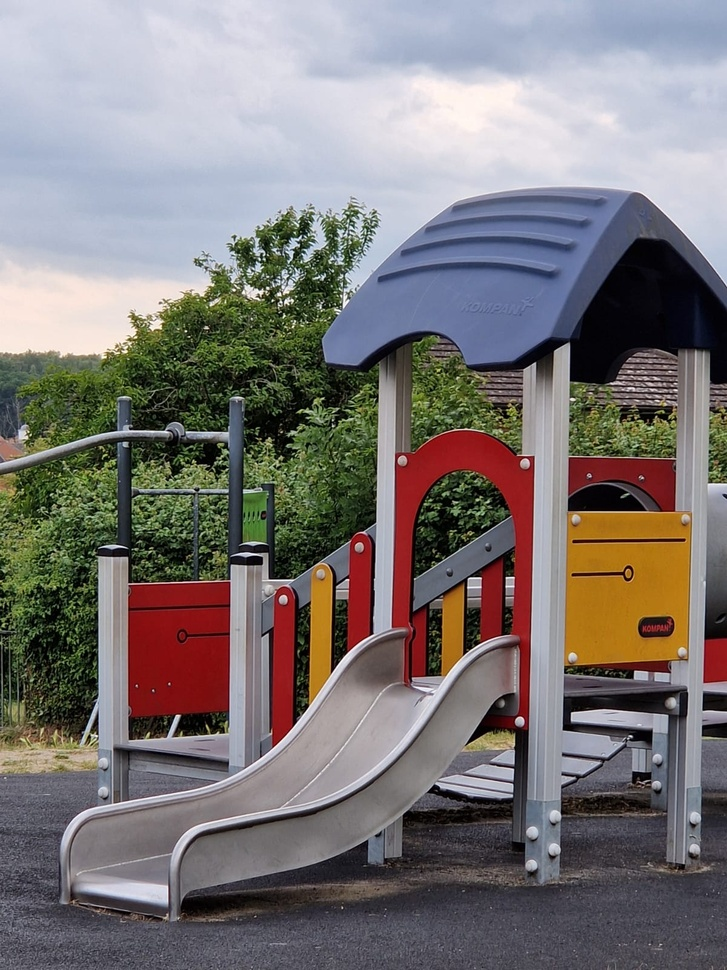
#> input picture assets/playground.jpeg, 727 x 970 px, shrunk from 1200 x 1600 before the run, found by its file name
$ jupyter execute 02-pixels-colors-formats.ipynb   (shell and % lines are left out)
#> lines starting #> are read from the running program, lines starting #| are printed output that depends on the picture
# 📘 Week 2: Pixels, Colors, and Formats

## 👋 Introduction

In this notebook, we'll explore how images are stored and processed in computers.

You'll learn:
- What pixel values look like
- How to split and visualize RGB channels
- How different image formats affect image data

We'll use OpenCV and Matplotlib for all demos. Let's get started!

[cell 1]
# 🛠️ Import Libraries
import cv2
import numpy as np
import matplotlib.pyplot as plt

# Enable inline plotting for notebooks

[cell 2]
# Load an image (You can upload your own using Colab's file uploader)
img = cv2.imread('/content/playground.jpeg')  # Make sure the image is in the same directory
#> img is the input picture: shape (970, 727, 3); mean B, G, R 117.9, 118.5, 123.9
print("Image shape:", img.shape)
#| Image shape: (970, 727, 3)

# Convert BGR (OpenCV default) to RGB for correct display
img_rgb = cv2.cvtColor(img, cv2.COLOR_BGR2RGB)

# Show the image
plt.imshow(img_rgb)
plt.title('Original Image')
plt.axis('off')
plt.show()

[cell 3]
# Check pixel value at a specific location (e.g., top-left corner)
pixel = img[0, 0]
#> pixel = [224, 207, 204]
print("BGR pixel value at (0, 0):", pixel)
#| BGR pixel value at (0, 0): [224 207 204]

# Each pixel has 3 values (Blue, Green, Red)
b, g, r = pixel
#> b = 224; g = 207; r = 204
print(f"Blue: {b}, Green: {g}, Red: {r}")
#| Blue: 224, Green: 207, Red: 204

[cell 4]
# Split the RGB channels
r, g, b = cv2.split(img_rgb)
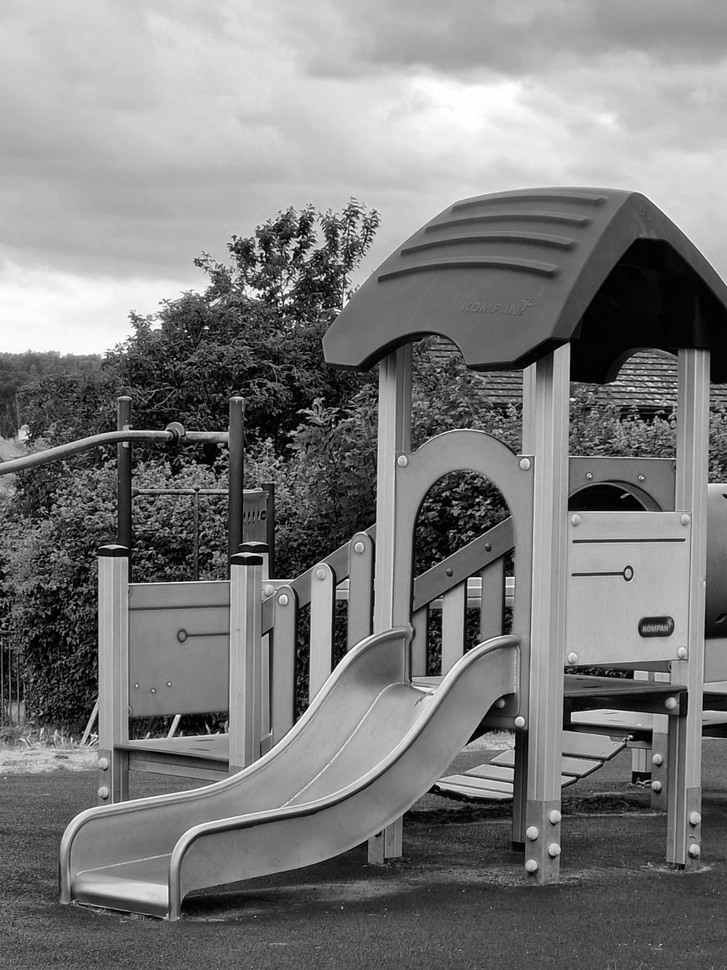
#> r: shape (970, 727); min 0, max 255, mean 123.9
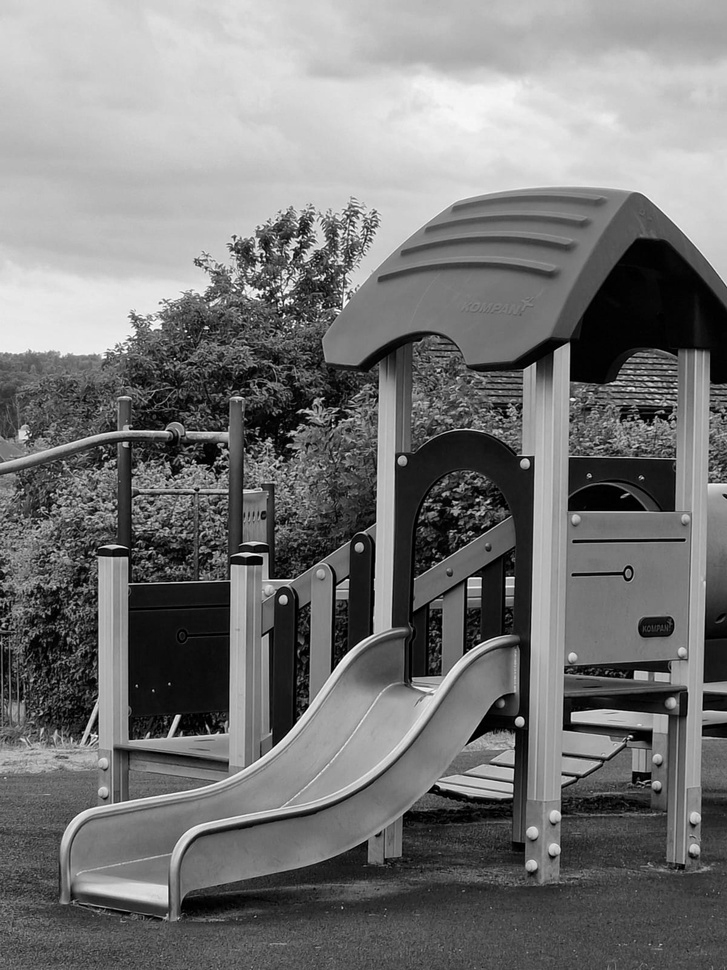
#> g: shape (970, 727); min 0, max 255, mean 118.5
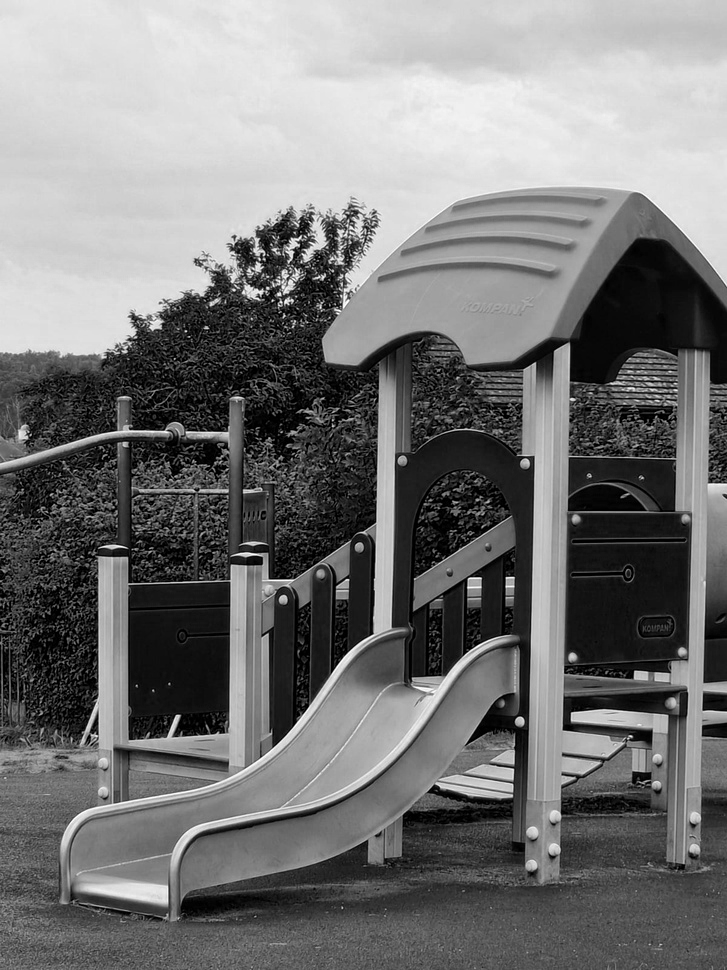
#> b: shape (970, 727); min 0, max 255, mean 117.9

# Plot each channel separately
plt.figure(figsize=(12,4))

plt.subplot(1, 3, 1)
plt.imshow(r, cmap='Reds')
plt.title('Red Channel')
plt.axis('off')

plt.subplot(1, 3, 2)
plt.imshow(g, cmap='Greens')
plt.title('Green Channel')
plt.axis('off')

plt.subplot(1, 3, 3)
plt.imshow(b, cmap='Blues')
plt.title('Blue Channel')
plt.axis('off')

plt.tight_layout()
plt.show()
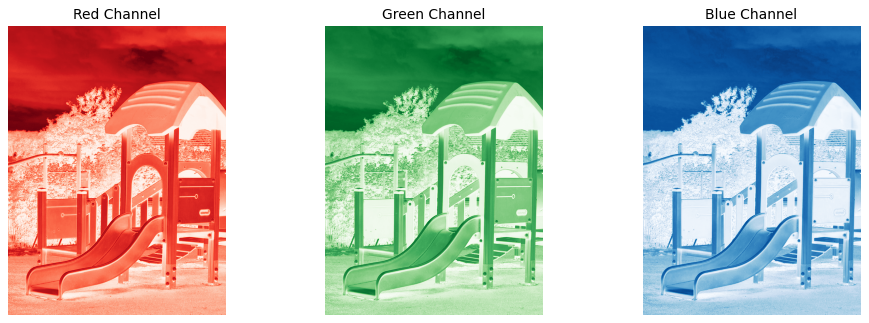
#> figure drawn by matplotlib, 3 panels

[cell 5]
# Save image in different formats
cv2.imwrite('playground_compressed.jpg', img, [int(cv2.IMWRITE_JPEG_QUALITY), 50])
cv2.imwrite('playground_lossless.png', img)
cv2.imwrite('playground_raw.bmp', img)

# Reload them
jpg = cv2.imread('playground_compressed.jpg')
png = cv2.imread('playground_lossless.png')
bmp = cv2.imread('playground_raw.bmp')

# Convert all to RGB
jpg = cv2.cvtColor(jpg, cv2.COLOR_BGR2RGB)
png = cv2.cvtColor(png, cv2.COLOR_BGR2RGB)
bmp = cv2.cvtColor(bmp, cv2.COLOR_BGR2RGB)

# Display side by side
titles = ['JPEG (compressed)', 'PNG (lossless)', 'BMP (raw)']
images = [jpg, png, bmp]

plt.figure(figsize=(15,5))
for i in range(3):
    plt.subplot(1, 3, i+1)
    plt.imshow(images[i])
    plt.title(titles[i])
    plt.axis('off')
plt.tight_layout()
plt.show()

$ run again, with assets/teddy.jpeg copied over assets/playground.jpeg
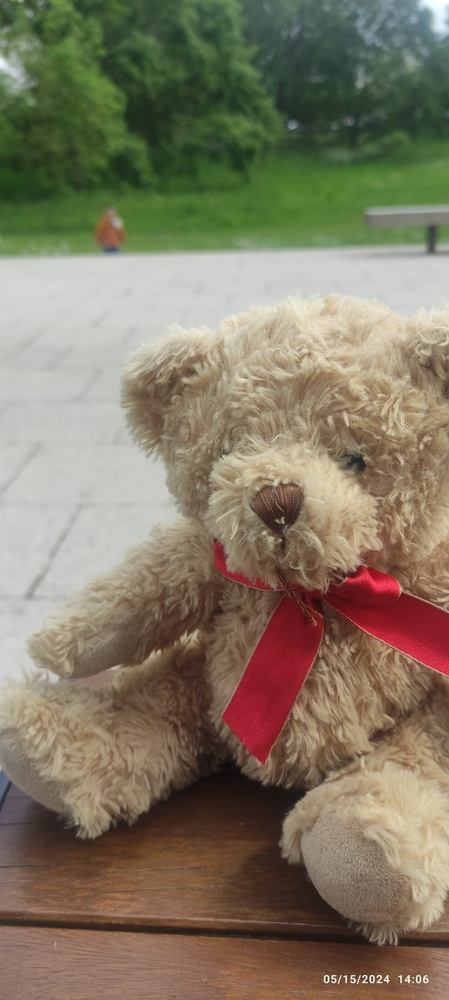
#> input picture assets/teddy.jpeg, 449 x 1000 px, shrunk from 719 x 1600 before the run, found by its file name
#> img is the input picture: shape (1000, 449, 3); mean B, G, R 99.2, 120, 129.4
#| Image shape: (1000, 449, 3)
#> pixel = [91, 117, 99]
#| BGR pixel value at (0, 0): [ 91 117  99]
#> `b, g, r = pixel`: b = 91; g = 117; r = 99
#| Blue: 91, Green: 117, Red: 99
#> `r, g, b = cv2.split(img_rgb)`:
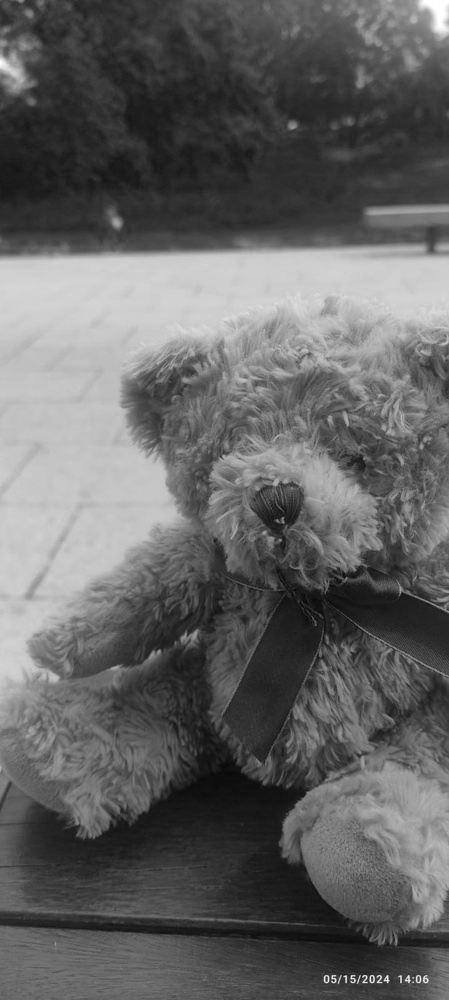
#> b: shape (1000, 449); min 3, max 255, mean 99.2
#> `plt.show()`:
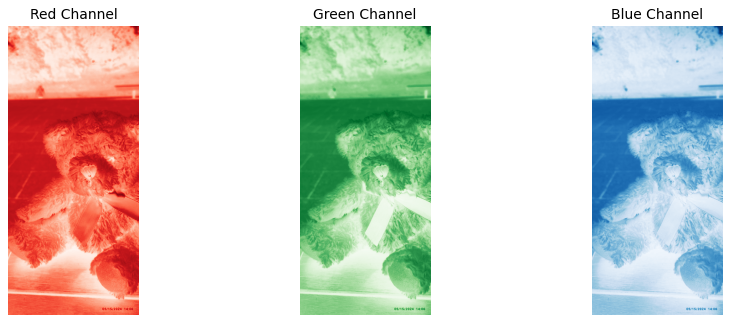
#> figure drawn by matplotlib, 3 panels
